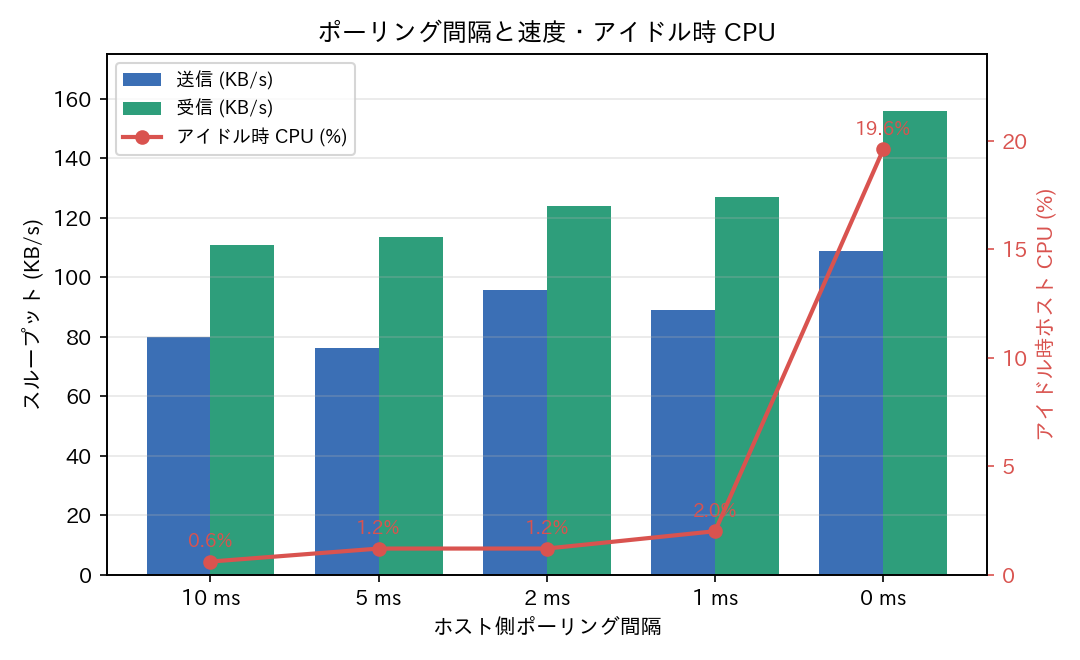

Write the Python code that produced this figure.
#!/usr/bin/env python3
"""poll-graph.py - POLL-BENCH 用の確定グラフ（2軸）を日英で描く。

棒 = スループット（送信/受信）、赤線 = アイドル時ホスト CPU。
データは POLL-BENCH.md の表（2 回の平均）。
出力: poll-graph.png（日本語）/ poll-graph.en.png（英語）
"""
import matplotlib
matplotlib.use("Agg")
import matplotlib.pyplot as plt
import matplotlib.font_manager as fm
import numpy as np

FONT = "/home/hatch/workspace/x68k/hfsnet/gui/release-staging/pkg-linux/fonts/ipaexg.ttf"
fm.fontManager.addfont(FONT)
plt.rcParams["font.family"] = fm.FontProperties(fname=FONT).get_name()
plt.rcParams["axes.unicode_minus"] = False

OUT = "/home/hatch/workspace/x68k/hfsnet/compat-check"
intervals = ["10 ms", "5 ms", "2 ms", "1 ms", "0 ms"]
x = np.arange(5)
send = np.array([79.7, 76.1, 95.6, 89.1, 108.7])
recv = np.array([110.8, 113.4, 123.9, 127.0, 155.7])
idle = np.array([0.6, 1.2, 1.2, 2.0, 19.6])
C_SEND, C_RECV, C_CPU = "#3b6fb5", "#2e9e7b", "#d9534f"


def draw(labels, path):
    fig, ax = plt.subplots(figsize=(7.2, 4.4), dpi=150)
    w = 0.38
    ax.bar(x - w / 2, send, w, color=C_SEND, label=labels["send"])
    ax.bar(x + w / 2, recv, w, color=C_RECV, label=labels["recv"])
    ax.set_xticks(x, intervals)
    ax.set_xlabel(labels["xlabel"])
    ax.set_ylabel(labels["ylabel"])
    ax.set_ylim(0, 175)
    ax2 = ax.twinx()
    ax2.plot(x, idle, color=C_CPU, marker="o", lw=2, label=labels["cpu"])
    ax2.set_ylabel(labels["cpulabel"], color=C_CPU)
    ax2.tick_params(axis="y", colors=C_CPU)
    ax2.set_ylim(0, 24)
    for xi, v in zip(x, idle):
        ax2.annotate(f"{v}%", (xi, v), textcoords="offset points",
                     xytext=(0, 7), ha="center", color=C_CPU, fontsize=9)
    ax.set_title(labels["title"])
    h1, l1 = ax.get_legend_handles_labels()
    h2, l2 = ax2.get_legend_handles_labels()
    ax.legend(h1 + h2, l1 + l2, loc="upper left", fontsize=9)
    ax.grid(axis="y", alpha=0.3)
    fig.tight_layout()
    fig.savefig(path)
    plt.close(fig)


draw({
    "title": "ポーリング間隔と速度・アイドル時 CPU",
    "xlabel": "ホスト側ポーリング間隔",
    "ylabel": "スループット (KB/s)",
    "cpulabel": "アイドル時ホスト CPU (%)",
    "send": "送信 (KB/s)", "recv": "受信 (KB/s)", "cpu": "アイドル時 CPU (%)",
}, f"{OUT}/poll-graph.png")

draw({
    "title": "Polling interval vs. throughput and idle CPU",
    "xlabel": "Host polling interval",
    "ylabel": "Throughput (KB/s)",
    "cpulabel": "Host CPU at idle (%)",
    "send": "Send (KB/s)", "recv": "Receive (KB/s)", "cpu": "Idle CPU (%)",
}, f"{OUT}/poll-graph.en.png")

print("done")
